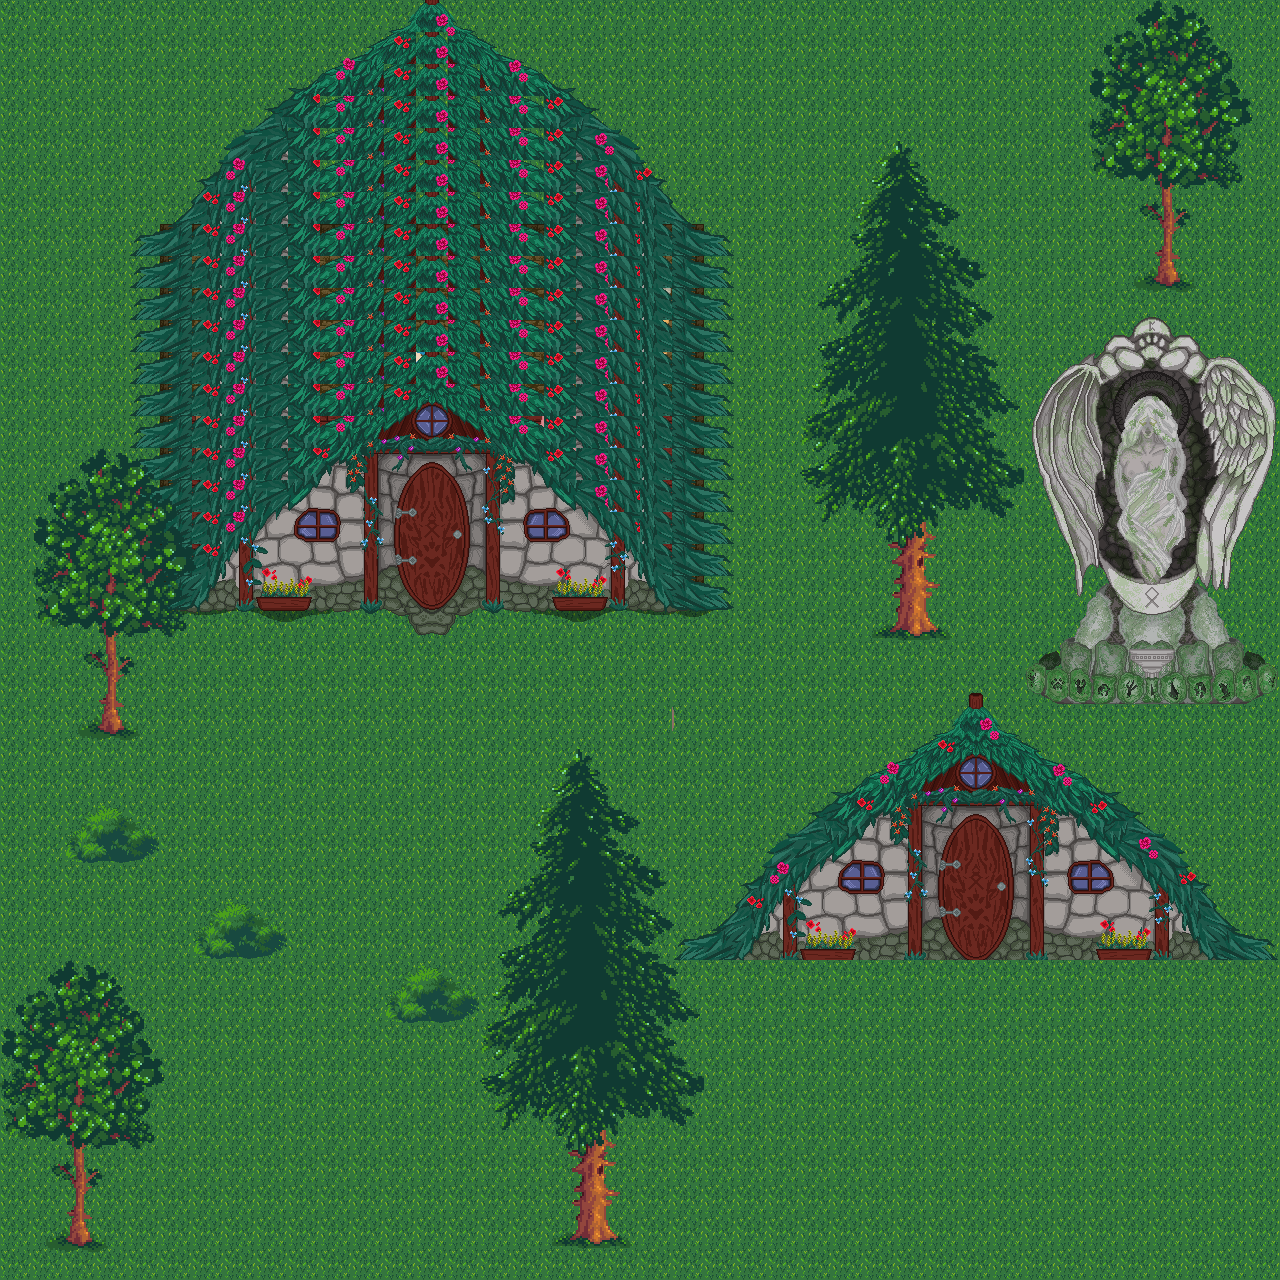

This is a level from a 2D game, rendered from its Tiled map with the project's own tilesets. A one-line summary and the map file follow, with tile-layer data summarised:
An orthogonal 40x40 tile map with 32x32 px tiles, 8 tile layers (grass, inside, objects, objects2, ...).

<map version="1.10" tiledversion="1.11.2" orientation="orthogonal" renderorder="right-down" width="40" height="40" tilewidth="32" tileheight="32" infinite="0" nextlayerid="10" nextobjectid="1">
 <editorsettings>
  <export target="Demo_Map.json" format="json" />
 </editorsettings>
 <tileset firstgid="1" name="Demo_tileset" tilewidth="32" tileheight="32" tilecount="18432" columns="96">
  <properties>
   <property name="Blocked" value="True" />
  </properties>
  <image source="../src/client/assets/tilemaps/tileset.png" width="3072" height="6144" />
  <tile id="0">
   <properties>
    <property name="Blocked" value="" />
   </properties>
  </tile>
  <tile id="297">
   <properties>
    <property name="Blocked" value="True" />
   </properties>
  </tile>
  <tile id="298">
   <properties>
    <property name="Blocked" value="True" />
   </properties>
  </tile>
  <tile id="299">
   <properties>
    <property name="Blocked" value="True" />
   </properties>
  </tile>
  <tile id="796">
   <properties>
    <property name="Blocked" value="True" />
   </properties>
  </tile>
  <tile id="968">
   <properties>
    <property name="Blocked" value="True" />
   </properties>
  </tile>
  <tile id="969">
   <properties>
    <property name="Blocked" value="True" />
   </properties>
  </tile>
  <tile id="970">
   <properties>
    <property name="Blocked" value="True" />
   </properties>
  </tile>
  <tile id="971">
   <properties>
    <property name="Blocked" value="True" />
   </properties>
  </tile>
  <tile id="1461">
   <properties>
    <property name="Blocked" value="True" />
   </properties>
  </tile>
  <tile id="2798">
   <properties>
    <property name="Blocked" value="True" />
   </properties>
  </tile>
  <tile id="2799">
   <properties>
    <property name="Blocked" value="True" />
   </properties>
  </tile>
  <tile id="2800">
   <properties>
    <property name="Blocked" value="True" />
   </properties>
  </tile>
  <tile id="2801">
   <properties>
    <property name="Blocked" value="True" />
   </properties>
  </tile>
  <tile id="2802">
   <properties>
    <property name="Blocked" value="True" />
   </properties>
  </tile>
  <tile id="2803">
   <properties>
    <property name="Blocked" value="True" />
   </properties>
  </tile>
  <tile id="2894">
   <properties>
    <property name="Blocked" value="True" />
   </properties>
  </tile>
  <tile id="2895">
   <properties>
    <property name="Blocked" value="True" />
   </properties>
  </tile>
  <tile id="2896">
   <properties>
    <property name="Blocked" value="True" />
   </properties>
  </tile>
  <tile id="2897">
   <properties>
    <property name="Blocked" value="True" />
   </properties>
  </tile>
  <tile id="2898">
   <properties>
    <property name="Blocked" value="True" />
   </properties>
  </tile>
  <tile id="2899">
   <properties>
    <property name="Blocked" value="True" />
   </properties>
  </tile>
  <tile id="2997">
   <properties>
    <property name="Blocked" value="True" />
   </properties>
  </tile>
  <tile id="2998">
   <properties>
    <property name="Blocked" value="True" />
   </properties>
  </tile>
  <tile id="2999">
   <properties>
    <property name="Blocked" value="True" />
   </properties>
  </tile>
  <tile id="3001">
   <properties>
    <property name="Blocked" value="True" />
   </properties>
  </tile>
  <tile id="3002">
   <properties>
    <property name="Blocked" value="True" />
   </properties>
  </tile>
  <tile id="3093">
   <properties>
    <property name="Blocked" value="True" />
   </properties>
  </tile>
  <tile id="3095">
   <properties>
    <property name="Blocked" value="True" />
   </properties>
  </tile>
  <tile id="3097">
   <properties>
    <property name="Blocked" value="True" />
   </properties>
  </tile>
  <tile id="3098">
   <properties>
    <property name="Blocked" value="True" />
   </properties>
  </tile>
  <tile id="3189">
   <properties>
    <property name="Blocked" value="True" />
   </properties>
  </tile>
  <tile id="3191">
   <properties>
    <property name="Blocked" value="True" />
   </properties>
  </tile>
  <tile id="3193">
   <properties>
    <property name="Blocked" value="True" />
   </properties>
  </tile>
  <tile id="3194">
   <properties>
    <property name="Blocked" value="True" />
   </properties>
  </tile>
  <tile id="3285">
   <properties>
    <property name="Blocked" value="True" />
   </properties>
  </tile>
  <tile id="3287">
   <properties>
    <property name="Blocked" value="True" />
   </properties>
  </tile>
  <tile id="3289">
   <properties>
    <property name="Blocked" value="True" />
   </properties>
  </tile>
  <tile id="3290">
   <properties>
    <property name="Blocked" value="True" />
   </properties>
  </tile>
  <tile id="3381">
   <properties>
    <property name="Blocked" value="True" />
   </properties>
  </tile>
  <tile id="3382">
   <properties>
    <property name="Blocked" value="True" />
   </properties>
  </tile>
  <tile id="3383">
   <properties>
    <property name="Blocked" value="True" />
   </properties>
  </tile>
  <tile id="3385">
   <properties>
    <property name="Blocked" value="True" />
   </properties>
  </tile>
  <tile id="3386">
   <properties>
    <property name="Blocked" value="True" />
   </properties>
  </tile>
  <tile id="6048">
   <properties>
    <property name="Blocked" value="True" />
   </properties>
  </tile>
  <tile id="6049">
   <properties>
    <property name="Blocked" value="True" />
   </properties>
  </tile>
  <tile id="6050">
   <properties>
    <property name="Blocked" value="True" />
   </properties>
  </tile>
  <tile id="6051">
   <properties>
    <property name="Blocked" value="True" />
   </properties>
  </tile>
  <tile id="6052">
   <properties>
    <property name="Blocked" value="True" />
   </properties>
  </tile>
  <tile id="6054">
   <properties>
    <property name="Blocked" value="True" />
   </properties>
  </tile>
  <tile id="6055">
   <properties>
    <property name="Blocked" value="True" />
   </properties>
  </tile>
  <tile id="6060">
   <properties>
    <property name="Blocked" value="True" />
   </properties>
  </tile>
  <tile id="6061">
   <properties>
    <property name="Blocked" value="True" />
   </properties>
  </tile>
  <tile id="6147">
   <properties>
    <property name="Blocked" value="True" />
   </properties>
  </tile>
  <tile id="6148">
   <properties>
    <property name="Blocked" value="True" />
   </properties>
  </tile>
  <tile id="6150">
   <properties>
    <property name="Blocked" value="True" />
   </properties>
  </tile>
  <tile id="6151">
   <properties>
    <property name="Blocked" value="True" />
   </properties>
  </tile>
  <tile id="6156">
   <properties>
    <property name="Blocked" value="True" />
   </properties>
  </tile>
  <tile id="6157">
   <properties>
    <property name="Blocked" value="True" />
   </properties>
  </tile>
 </tileset>
 <layer id="1" name="grass" width="40" height="40">
  <data>[1600 cells, 1600 non-empty, 1 distinct tile ids]</data>
 </layer>
 <layer id="3" name="inside" width="40" height="40">
  <data>[1600 cells, 204 non-empty, 20 distinct tile ids]</data>
 </layer>
 <layer id="7" name="objects" width="40" height="40">
  <data>[1600 cells, 59 non-empty, 59 distinct tile ids]</data>
 </layer>
 <layer id="8" name="objects2" width="40" height="40">
  <data>[1600 cells, 6 non-empty, 6 distinct tile ids]</data>
 </layer>
 <layer id="2" name="outsideWallLayer" width="40" height="40">
  <data>[1600 cells, 484 non-empty, 181 distinct tile ids]</data>
 </layer>
 <layer id="4" name="bushes" width="40" height="40">
  <data>[1600 cells, 18 non-empty, 6 distinct tile ids]</data>
 </layer>
 <layer id="5" name="trees" width="40" height="40">
  <data>[1600 cells, 377 non-empty, 163 distinct tile ids]</data>
 </layer>
 <layer id="6" name="Statue" width="40" height="40">
  <data>[1600 cells, 117 non-empty, 117 distinct tile ids]</data>
 </layer>
</map>